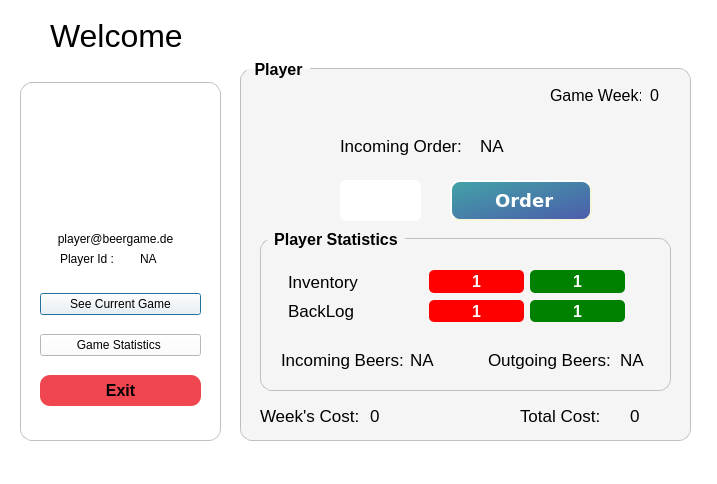
<?xml version="1.0" encoding="UTF-8"?>
<ui version="4.0">
 <class>PlayerDialog</class>
 <widget class="QDialog" name="PlayerDialog">
  <property name="geometry">
   <rect>
    <x>0</x>
    <y>0</y>
    <width>717</width>
    <height>484</height>
   </rect>
  </property>
  <property name="windowTitle">
   <string>Player</string>
  </property>
  <property name="styleSheet">
   <string notr="true">background-color: rgb(255, 255, 255)</string>
  </property>
  <widget class="QGroupBox" name="groupBox">
   <property name="geometry">
    <rect>
     <x>20</x>
     <y>70</y>
     <width>201</width>
     <height>371</height>
    </rect>
   </property>
   <property name="styleSheet">
    <string notr="true">QGroupBox {
    font: bold;
    border: 1px solid silver;
    border-radius: 12px;
    margin-top: 12px;
    padding: 10px 5px 10px 5px;
}

QGroupBox::title {
    subcontrol-origin: margin;
    left: 7px;
    padding: 0px 5px 0px 5px;
}</string>
   </property>
   <property name="title">
    <string/>
   </property>
   <widget class="QLabel" name="label_user">
    <property name="geometry">
     <rect>
      <x>40</x>
      <y>30</y>
      <width>120</width>
      <height>120</height>
     </rect>
    </property>
    <property name="text">
     <string/>
    </property>
   </widget>
   <widget class="QLabel" name="label_2">
    <property name="geometry">
     <rect>
      <x>40</x>
      <y>180</y>
      <width>71</width>
      <height>17</height>
     </rect>
    </property>
    <property name="text">
     <string>Player Id : </string>
    </property>
   </widget>
   <widget class="QLabel" name="player_pId">
    <property name="geometry">
     <rect>
      <x>120</x>
      <y>180</y>
      <width>41</width>
      <height>17</height>
     </rect>
    </property>
    <property name="text">
     <string>NA</string>
    </property>
    <property name="alignment">
     <set>Qt::AlignLeading|Qt::AlignLeft|Qt::AlignVCenter</set>
    </property>
   </widget>
   <widget class="QLabel" name="player_email">
    <property name="geometry">
     <rect>
      <x>10</x>
      <y>160</y>
      <width>171</width>
      <height>17</height>
     </rect>
    </property>
    <property name="text">
     <string>player@beergame.de</string>
    </property>
    <property name="alignment">
     <set>Qt::AlignCenter</set>
    </property>
   </widget>
   <widget class="QWidget" name="verticalLayoutWidget">
    <property name="geometry">
     <rect>
      <x>20</x>
      <y>210</y>
      <width>161</width>
      <height>141</height>
     </rect>
    </property>
    <layout class="QVBoxLayout" name="verticalLayout_2">
     <item>
      <widget class="QPushButton" name="current_game">
       <property name="enabled">
        <bool>true</bool>
       </property>
       <property name="text">
        <string>See Current Game</string>
       </property>
      </widget>
     </item>
     <item>
      <widget class="QPushButton" name="stat_btn">
       <property name="enabled">
        <bool>true</bool>
       </property>
       <property name="text">
        <string>Game Statistics </string>
       </property>
      </widget>
     </item>
     <item>
      <widget class="QPushButton" name="pushButton_2">
       <property name="styleSheet">
        <string notr="true">QPushButton {
    background-color: rgb(240,70,80);
    border-style: outset;
    border-radius: 10px;
    font: bold 16px;
    min-width: 6em;
    padding: 6px;
}</string>
       </property>
       <property name="text">
        <string>Exit</string>
       </property>
      </widget>
     </item>
    </layout>
   </widget>
  </widget>
  <widget class="QLabel" name="welcome">
   <property name="geometry">
    <rect>
     <x>50</x>
     <y>20</y>
     <width>141</width>
     <height>31</height>
    </rect>
   </property>
   <property name="font">
    <font>
     <pointsize>24</pointsize>
    </font>
   </property>
   <property name="text">
    <string>Welcome</string>
   </property>
  </widget>
  <widget class="QStackedWidget" name="stackedWidget">
   <property name="geometry">
    <rect>
     <x>240</x>
     <y>10</y>
     <width>511</width>
     <height>471</height>
    </rect>
   </property>
   <property name="currentIndex">
    <number>1</number>
   </property>
   <widget class="QWidget" name="page">
    <widget class="QWidget" name="horizontalLayoutWidget">
     <property name="geometry">
      <rect>
       <x>10</x>
       <y>10</y>
       <width>431</width>
       <height>451</height>
      </rect>
     </property>
     <layout class="QHBoxLayout" name="horizontalLayout">
      <item>
       <widget class="QGroupBox" name="groupBox_2">
        <property name="styleSheet">
         <string notr="true">QGroupBox {
    font: bold;
	font-size:18px;
    border: 1px solid silver;
    border-radius: 12px;
    margin-top: 8px;
    padding: 15px 5px 10px 5px;
background-color: rgb(250, 250, 250);
}

QGroupBox::title {
    subcontrol-origin: margin;
    left: 7px;
    padding: 0px 5px 0px 5px;
}


QPushButton {
	color: white;
    border-width: 2px;
    border-color: beige;
}

</string>
        </property>
        <property name="title">
         <string>Join Game</string>
        </property>
        <widget class="QWidget" name="layoutWidget">
         <property name="geometry">
          <rect>
           <x>10</x>
           <y>40</y>
           <width>391</width>
           <height>30</height>
          </rect>
         </property>
         <layout class="QHBoxLayout" name="horizontalLayout_2">
          <item>
           <widget class="QLabel" name="label_JoinGameId">
            <property name="font">
             <font>
              <pointsize>12</pointsize>
             </font>
            </property>
            <property name="text">
             <string>Game Id </string>
            </property>
           </widget>
          </item>
          <item>
           <widget class="QLineEdit" name="lineEdit_useremail">
            <property name="enabled">
             <bool>false</bool>
            </property>
            <property name="maxLength">
             <number>32751</number>
            </property>
           </widget>
          </item>
         </layout>
        </widget>
        <widget class="QLabel" name="label_4">
         <property name="geometry">
          <rect>
           <x>150</x>
           <y>80</y>
           <width>131</width>
           <height>21</height>
          </rect>
         </property>
         <property name="font">
          <font>
           <pointsize>14</pointsize>
          </font>
         </property>
         <property name="text">
          <string>Select Role</string>
         </property>
        </widget>
        <widget class="QWidget" name="horizontalLayoutWidget_2">
         <property name="geometry">
          <rect>
           <x>50</x>
           <y>120</y>
           <width>321</width>
           <height>141</height>
          </rect>
         </property>
         <layout class="QHBoxLayout" name="horizontalLayout_5">
          <item>
           <layout class="QVBoxLayout" name="verticalLayout">
            <item>
             <widget class="QLabel" name="label_retailer">
              <property name="layoutDirection">
               <enum>Qt::LeftToRight</enum>
              </property>
              <property name="text">
               <string/>
              </property>
              <property name="alignment">
               <set>Qt::AlignCenter</set>
              </property>
             </widget>
            </item>
            <item>
             <widget class="QPushButton" name="retailer_btn">
              <property name="styleSheet">
               <string notr="true">QPushButton {
    background-color: rgb(67,102,48);
    border-style: outset;
    border-radius: 10px;
    font: bold 12px;
    padding: 6px;
	color: white;
}
#retailer_btn:hover{ 
    background-color: rgb(106,208,116);
background-color: qlineargradient(spread:pad, x1:0, y1:0.005, x2:1, y2:1, stop:0 rgba(66, 163, 167, 255), stop:1 rgba(76, 92, 171, 255));
    border-style: outset;
    border-width: 2px;
    border-radius: 10px;
    border-color: beige;
    font: bold 15px;
    min-width: 10em;
    padding: 6px;
	color: white;}
</string>
              </property>
              <property name="text">
               <string>Retailer</string>
              </property>
             </widget>
            </item>
           </layout>
          </item>
          <item>
           <layout class="QVBoxLayout" name="verticalLayout_5">
            <item>
             <widget class="QLabel" name="label_wholesaler">
              <property name="text">
               <string/>
              </property>
              <property name="alignment">
               <set>Qt::AlignCenter</set>
              </property>
             </widget>
            </item>
            <item>
             <widget class="QPushButton" name="wholesaler_btn">
              <property name="styleSheet">
               <string notr="true">QPushButton {
    background-color: rgb(55,69,156);
    border-style: outset;
    border-radius: 10px;
    font: bold 12px;
    padding: 6px;
color: white;
}

#wholesaler_btn:hover{ 
    background-color: rgb(106,208,116);
background-color: qlineargradient(spread:pad, x1:0, y1:0.005, x2:1, y2:1, stop:0 rgba(66, 163, 167, 255), stop:1 rgba(76, 92, 171, 255));
    border-style: outset;
    border-width: 2px;
    border-radius: 10px;
    border-color: beige;
    font: bold 15px;
    min-width: 10em;
    padding: 6px;
	color: white;}
</string>
              </property>
              <property name="text">
               <string>Wholesaler</string>
              </property>
             </widget>
            </item>
           </layout>
          </item>
         </layout>
        </widget>
        <widget class="QWidget" name="horizontalLayoutWidget_3">
         <property name="geometry">
          <rect>
           <x>50</x>
           <y>280</y>
           <width>321</width>
           <height>141</height>
          </rect>
         </property>
         <layout class="QHBoxLayout" name="horizontalLayout_6">
          <item>
           <layout class="QVBoxLayout" name="verticalLayout_4">
            <item>
             <widget class="QLabel" name="label_distributor">
              <property name="text">
               <string/>
              </property>
              <property name="alignment">
               <set>Qt::AlignCenter</set>
              </property>
             </widget>
            </item>
            <item>
             <widget class="QPushButton" name="distributor_btn">
              <property name="styleSheet">
               <string notr="true">QPushButton {
    background-color: rgb(207,163,43);
    border-style: outset;
    border-radius: 10px;
    font: bold 12px;
    padding: 6px;
color: white;
}

#distributor_btn:hover{ 
    background-color: rgb(106,208,116);
background-color: qlineargradient(spread:pad, x1:0, y1:0.005, x2:1, y2:1, stop:0 rgba(66, 163, 167, 255), stop:1 rgba(76, 92, 171, 255));
    border-style: outset;
    border-width: 2px;
    border-radius: 10px;
    border-color: beige;
    font: bold 15px;
    min-width: 10em;
    padding: 6px;
	color: white;}
</string>
              </property>
              <property name="text">
               <string>Distributor</string>
              </property>
             </widget>
            </item>
           </layout>
          </item>
          <item>
           <layout class="QVBoxLayout" name="verticalLayout_6">
            <item>
             <widget class="QLabel" name="label_factory">
              <property name="text">
               <string/>
              </property>
              <property name="alignment">
               <set>Qt::AlignCenter</set>
              </property>
             </widget>
            </item>
            <item>
             <widget class="QPushButton" name="factory_btn">
              <property name="styleSheet">
               <string notr="true">QPushButton {
    background-color: rgb(240,70,80);
    border-style: outset;
    border-radius: 10px;
    font: bold 12px;
    padding: 6px;
color: white;
}

#factory_btn:hover{ 
    background-color: rgb(106,208,116);
background-color: qlineargradient(spread:pad, x1:0, y1:0.005, x2:1, y2:1, stop:0 rgba(66, 163, 167, 255), stop:1 rgba(76, 92, 171, 255));
    border-style: outset;
    border-width: 2px;
    border-radius: 10px;
    border-color: beige;
    font: bold 15px;
    min-width: 10em;
    padding: 6px;
	color: white;}
</string>
              </property>
              <property name="text">
               <string>Factory</string>
              </property>
             </widget>
            </item>
           </layout>
          </item>
         </layout>
        </widget>
       </widget>
      </item>
     </layout>
    </widget>
   </widget>
   <widget class="QWidget" name="page_2">
    <widget class="QGroupBox" name="gameplayscreen">
     <property name="geometry">
      <rect>
       <x>0</x>
       <y>50</y>
       <width>451</width>
       <height>381</height>
      </rect>
     </property>
     <property name="font">
      <font>
       <pointsize>-1</pointsize>
       <weight>75</weight>
       <italic>false</italic>
       <bold>true</bold>
      </font>
     </property>
     <property name="styleSheet">
      <string notr="true">QGroupBox {
    font: bold;
	font-size:16px;
    border: 1px solid silver;
    border-radius: 12px;
    margin-top: 8px;
    padding: 15px 5px 10px 5px;
background-color: rgb(245, 245, 245);
}

QGroupBox::title {
    subcontrol-origin: margin;
    left: 7px;
    padding: 0px 5px 0px 5px;
}

QLabel{
	background-color: none;
}</string>
     </property>
     <property name="title">
      <string>Player</string>
     </property>
     <widget class="QPushButton" name="player_order">
      <property name="enabled">
       <bool>true</bool>
      </property>
      <property name="geometry">
       <rect>
        <x>210</x>
        <y>120</y>
        <width>142</width>
        <height>41</height>
       </rect>
      </property>
      <property name="font">
       <font>
        <family>DejaVu Sans</family>
        <pointsize>-1</pointsize>
        <weight>75</weight>
        <italic>false</italic>
        <bold>true</bold>
        <underline>false</underline>
        <strikeout>false</strikeout>
       </font>
      </property>
      <property name="cursor">
       <cursorShape>PointingHandCursor</cursorShape>
      </property>
      <property name="styleSheet">
       <string notr="true">#player_order {
    background-color: rgb(106,208,116);
background-color: qlineargradient(spread:pad, x1:0, y1:0.005, x2:1, y2:1, stop:0 rgba(66, 163, 167, 255), stop:1 rgba(76, 92, 171, 255));
    border-style: outset;
    border-width: 2px;
    border-radius: 10px;
    border-color: beige;
    font: bold 18px;
    min-width: 6em;
    padding: 6px;
	color: white;
}

#player_order:hover { 
background-color: rgba(76, 92, 171, 255); 
color: white; 
border: 2px solid rgba(66, 163, 167, 255);}


#player_order:disabled {
	background-color: #add8e6;
	color: black;
}</string>
      </property>
      <property name="text">
       <string> Order</string>
      </property>
     </widget>
     <widget class="QLineEdit" name="order_amount">
      <property name="geometry">
       <rect>
        <x>100</x>
        <y>120</y>
        <width>81</width>
        <height>41</height>
       </rect>
      </property>
      <property name="font">
       <font>
        <pointsize>-1</pointsize>
        <weight>75</weight>
        <italic>false</italic>
        <bold>true</bold>
       </font>
      </property>
      <property name="styleSheet">
       <string notr="true">#order_amount{
    border-width: 2px;
    border-radius: 6px;
    border-color: beige;
    font: bold 18px;
    padding: 2px;
	color: black;
}</string>
      </property>
     </widget>
     <widget class="QLabel" name="totalCost_l">
      <property name="geometry">
       <rect>
        <x>280</x>
        <y>340</y>
        <width>91</width>
        <height>31</height>
       </rect>
      </property>
      <property name="font">
       <font>
        <pointsize>13</pointsize>
       </font>
      </property>
      <property name="text">
       <string>Total Cost:</string>
      </property>
     </widget>
     <widget class="QLabel" name="weekCost_l">
      <property name="enabled">
       <bool>true</bool>
      </property>
      <property name="geometry">
       <rect>
        <x>20</x>
        <y>340</y>
        <width>111</width>
        <height>31</height>
       </rect>
      </property>
      <property name="font">
       <font>
        <pointsize>13</pointsize>
       </font>
      </property>
      <property name="text">
       <string>Week's Cost:</string>
      </property>
     </widget>
     <widget class="QLabel" name="incomingOrder">
      <property name="geometry">
       <rect>
        <x>240</x>
        <y>70</y>
        <width>51</width>
        <height>31</height>
       </rect>
      </property>
      <property name="font">
       <font>
        <pointsize>13</pointsize>
       </font>
      </property>
      <property name="layoutDirection">
       <enum>Qt::RightToLeft</enum>
      </property>
      <property name="text">
       <string>NA</string>
      </property>
     </widget>
     <widget class="QLabel" name="outgoing_4">
      <property name="geometry">
       <rect>
        <x>100</x>
        <y>70</y>
        <width>141</width>
        <height>31</height>
       </rect>
      </property>
      <property name="font">
       <font>
        <pointsize>13</pointsize>
       </font>
      </property>
      <property name="layoutDirection">
       <enum>Qt::RightToLeft</enum>
      </property>
      <property name="text">
       <string>Incoming Order:</string>
      </property>
     </widget>
     <widget class="QLabel" name="weekCost">
      <property name="enabled">
       <bool>true</bool>
      </property>
      <property name="geometry">
       <rect>
        <x>130</x>
        <y>340</y>
        <width>31</width>
        <height>31</height>
       </rect>
      </property>
      <property name="font">
       <font>
        <pointsize>13</pointsize>
       </font>
      </property>
      <property name="text">
       <string>0</string>
      </property>
     </widget>
     <widget class="QLabel" name="totalCost">
      <property name="geometry">
       <rect>
        <x>390</x>
        <y>340</y>
        <width>31</width>
        <height>31</height>
       </rect>
      </property>
      <property name="font">
       <font>
        <pointsize>13</pointsize>
       </font>
      </property>
      <property name="layoutDirection">
       <enum>Qt::RightToLeft</enum>
      </property>
      <property name="styleSheet">
       <string notr="true"/>
      </property>
      <property name="text">
       <string>0</string>
      </property>
     </widget>
     <widget class="QLabel" name="totalCost_l_2">
      <property name="geometry">
       <rect>
        <x>310</x>
        <y>20</y>
        <width>91</width>
        <height>31</height>
       </rect>
      </property>
      <property name="font">
       <font>
        <pointsize>12</pointsize>
       </font>
      </property>
      <property name="styleSheet">
       <string notr="true"/>
      </property>
      <property name="text">
       <string>Game Week:</string>
      </property>
     </widget>
     <widget class="QLabel" name="week">
      <property name="geometry">
       <rect>
        <x>410</x>
        <y>20</y>
        <width>21</width>
        <height>31</height>
       </rect>
      </property>
      <property name="font">
       <font>
        <pointsize>12</pointsize>
       </font>
      </property>
      <property name="layoutDirection">
       <enum>Qt::RightToLeft</enum>
      </property>
      <property name="text">
       <string>0</string>
      </property>
     </widget>
     <widget class="QGroupBox" name="currentBox">
      <property name="geometry">
       <rect>
        <x>20</x>
        <y>170</y>
        <width>411</width>
        <height>161</height>
       </rect>
      </property>
      <property name="font">
       <font>
        <pointsize>-1</pointsize>
        <weight>75</weight>
        <italic>false</italic>
        <bold>true</bold>
       </font>
      </property>
      <property name="styleSheet">
       <string notr="true">QLabel{
	background-color: none;
}</string>
      </property>
      <property name="title">
       <string>Player Statistics</string>
      </property>
      <widget class="QLabel" name="incomingShipment">
       <property name="geometry">
        <rect>
         <x>150</x>
         <y>120</y>
         <width>39</width>
         <height>20</height>
        </rect>
       </property>
       <property name="font">
        <font>
         <pointsize>13</pointsize>
        </font>
       </property>
       <property name="styleSheet">
        <string notr="true">QLabel{
	background-color: none;
}</string>
       </property>
       <property name="text">
        <string>NA</string>
       </property>
      </widget>
      <widget class="QLabel" name="incoming_2">
       <property name="geometry">
        <rect>
         <x>21</x>
         <y>120</y>
         <width>123</width>
         <height>20</height>
        </rect>
       </property>
       <property name="font">
        <font>
         <pointsize>13</pointsize>
        </font>
       </property>
       <property name="styleSheet">
        <string notr="true">QLabel{
	background-color: none;
}</string>
       </property>
       <property name="text">
        <string>Incoming Beers:</string>
       </property>
      </widget>
      <widget class="QLabel" name="outgoingShipment">
       <property name="geometry">
        <rect>
         <x>360</x>
         <y>120</y>
         <width>37</width>
         <height>20</height>
        </rect>
       </property>
       <property name="font">
        <font>
         <pointsize>13</pointsize>
        </font>
       </property>
       <property name="layoutDirection">
        <enum>Qt::RightToLeft</enum>
       </property>
       <property name="text">
        <string>NA</string>
       </property>
      </widget>
      <widget class="QLabel" name="outgoing_2">
       <property name="geometry">
        <rect>
         <x>228</x>
         <y>120</y>
         <width>126</width>
         <height>20</height>
        </rect>
       </property>
       <property name="font">
        <font>
         <pointsize>13</pointsize>
        </font>
       </property>
       <property name="layoutDirection">
        <enum>Qt::RightToLeft</enum>
       </property>
       <property name="text">
        <string>Outgoing Beers:</string>
       </property>
      </widget>
      <widget class="QLabel" name="inventoryAfter">
       <property name="geometry">
        <rect>
         <x>270</x>
         <y>40</y>
         <width>95</width>
         <height>23</height>
        </rect>
       </property>
       <property name="font">
        <font>
         <pointsize>-1</pointsize>
         <weight>75</weight>
         <italic>false</italic>
         <bold>true</bold>
        </font>
       </property>
       <property name="styleSheet">
        <string notr="true">#inventoryAfter{
	background-color:green;
    border-width: 2px;
    border-radius: 5px;
    border-color: beige;
    font: bold 16px;
	max-width: 5em;
	color: white;
}</string>
       </property>
       <property name="text">
        <string>1</string>
       </property>
       <property name="alignment">
        <set>Qt::AlignCenter</set>
       </property>
      </widget>
      <widget class="QLabel" name="inventory_2">
       <property name="geometry">
        <rect>
         <x>28</x>
         <y>40</y>
         <width>135</width>
         <height>23</height>
        </rect>
       </property>
       <property name="font">
        <font>
         <pointsize>13</pointsize>
        </font>
       </property>
       <property name="styleSheet">
        <string notr="true">QLabel{
	background-color: none;
}</string>
       </property>
       <property name="text">
        <string>Inventory</string>
       </property>
      </widget>
      <widget class="QLabel" name="inventory">
       <property name="geometry">
        <rect>
         <x>169</x>
         <y>40</y>
         <width>95</width>
         <height>23</height>
        </rect>
       </property>
       <property name="font">
        <font>
         <pointsize>-1</pointsize>
         <weight>75</weight>
         <italic>false</italic>
         <bold>true</bold>
        </font>
       </property>
       <property name="styleSheet">
        <string notr="true">#inventory{
	background-color:red;
    border-width: 2px;
    border-radius: 5px;
    border-color: beige;
    font: bold 16px;
	max-width: 5em;
	color: white;
}</string>
       </property>
       <property name="text">
        <string>1</string>
       </property>
       <property name="alignment">
        <set>Qt::AlignCenter</set>
       </property>
      </widget>
      <widget class="QLabel" name="backlogAfter">
       <property name="geometry">
        <rect>
         <x>270</x>
         <y>70</y>
         <width>95</width>
         <height>22</height>
        </rect>
       </property>
       <property name="font">
        <font>
         <pointsize>-1</pointsize>
         <weight>75</weight>
         <italic>false</italic>
         <bold>true</bold>
        </font>
       </property>
       <property name="layoutDirection">
        <enum>Qt::RightToLeft</enum>
       </property>
       <property name="styleSheet">
        <string notr="true">#backlogAfter{
	background-color:green;
    border-width: 2px;
    border-radius: 5px;
    border-color: beige;
    font: bold 16px;
	max-width: 5em;
	color: white;
}</string>
       </property>
       <property name="text">
        <string>1</string>
       </property>
       <property name="alignment">
        <set>Qt::AlignCenter</set>
       </property>
      </widget>
      <widget class="QLabel" name="backLog_2">
       <property name="geometry">
        <rect>
         <x>28</x>
         <y>70</y>
         <width>135</width>
         <height>22</height>
        </rect>
       </property>
       <property name="font">
        <font>
         <pointsize>13</pointsize>
        </font>
       </property>
       <property name="layoutDirection">
        <enum>Qt::RightToLeft</enum>
       </property>
       <property name="styleSheet">
        <string notr="true">QLabel{
	background-color: none;
}</string>
       </property>
       <property name="text">
        <string>BackLog</string>
       </property>
      </widget>
      <widget class="QLabel" name="backLog">
       <property name="geometry">
        <rect>
         <x>169</x>
         <y>70</y>
         <width>95</width>
         <height>22</height>
        </rect>
       </property>
       <property name="font">
        <font>
         <pointsize>-1</pointsize>
         <weight>75</weight>
         <italic>false</italic>
         <bold>true</bold>
        </font>
       </property>
       <property name="layoutDirection">
        <enum>Qt::RightToLeft</enum>
       </property>
       <property name="styleSheet">
        <string notr="true">#backLog{
	background-color:red;
    border-width: 2px;
    border-radius: 5px;
    border-color: beige;
    font: bold 16px;
	max-width: 5em;
	color: white;
}</string>
       </property>
       <property name="text">
        <string>1</string>
       </property>
       <property name="alignment">
        <set>Qt::AlignCenter</set>
       </property>
      </widget>
     </widget>
    </widget>
   </widget>
   <widget class="QWidget" name="stat">
    <widget class="QGroupBox" name="statgroup">
     <property name="geometry">
      <rect>
       <x>0</x>
       <y>0</y>
       <width>451</width>
       <height>431</height>
      </rect>
     </property>
     <property name="font">
      <font>
       <pointsize>-1</pointsize>
       <weight>75</weight>
       <italic>false</italic>
       <bold>true</bold>
      </font>
     </property>
     <property name="styleSheet">
      <string notr="true">QGroupBox {
    font: bold;
	font-size:16px;
    border: 1px solid silver;
    border-radius: 12px;
    margin-top: 8px;
    padding: 15px 5px 10px 5px;
background-color: rgb(245, 245, 245);
}

QGroupBox::title {
    subcontrol-origin: margin;
    left: 7px;
    padding: 0px 5px 0px 5px;
}

QLabel{
	background-color: none;
}

QCheckBox {
  background-color: none;
  color: black;
  spacing: 4px;
  padding-top: 4px;
  padding-bottom: 4px;
}</string>
     </property>
     <property name="title">
      <string>Player Statistics</string>
     </property>
     <widget class="QWidget" name="verticalLayoutWidget_2">
      <property name="geometry">
       <rect>
        <x>10</x>
        <y>30</y>
        <width>431</width>
        <height>311</height>
       </rect>
      </property>
      <layout class="QVBoxLayout" name="stat_widget"/>
     </widget>
     <widget class="QCheckBox" name="linegraph_check">
      <property name="enabled">
       <bool>true</bool>
      </property>
      <property name="geometry">
       <rect>
        <x>300</x>
        <y>400</y>
        <width>151</width>
        <height>23</height>
       </rect>
      </property>
      <property name="text">
       <string>Enable Line Graph</string>
      </property>
     </widget>
     <widget class="QCheckBox" name="show_incoming">
      <property name="enabled">
       <bool>true</bool>
      </property>
      <property name="geometry">
       <rect>
        <x>30</x>
        <y>360</y>
        <width>151</width>
        <height>23</height>
       </rect>
      </property>
      <property name="styleSheet">
       <string notr="true"/>
      </property>
      <property name="text">
       <string>Show Incoming</string>
      </property>
     </widget>
     <widget class="QCheckBox" name="show_outgoing">
      <property name="enabled">
       <bool>true</bool>
      </property>
      <property name="geometry">
       <rect>
        <x>30</x>
        <y>390</y>
        <width>151</width>
        <height>23</height>
       </rect>
      </property>
      <property name="text">
       <string>Show Outgoing</string>
      </property>
     </widget>
    </widget>
   </widget>
  </widget>
 </widget>
 <tabstops>
  <tabstop>current_game</tabstop>
  <tabstop>stat_btn</tabstop>
 </tabstops>
 <resources/>
 <connections/>
</ui>
